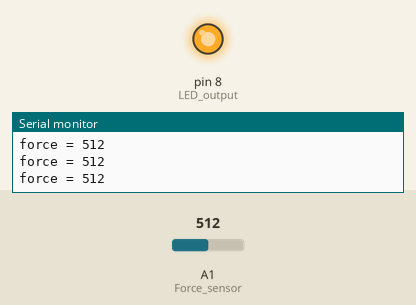
Simulated run of this sketch. Board: Arduino Uno, built with avr-gcc and run on an emulated ATmega328P. On the bench: output pins drawn as LEDs (lit = HIGH), the last lines printed to the serial monitor. Inputs (shaded band) come from the test bench; at power-on: A1 (Force_sensor) = 512.

Above: at 1.2 s.
1.3 s: A1 (Force_sensor) set to 110
2.8 s: A1 (Force_sensor) set to 89
At 3.8 s:
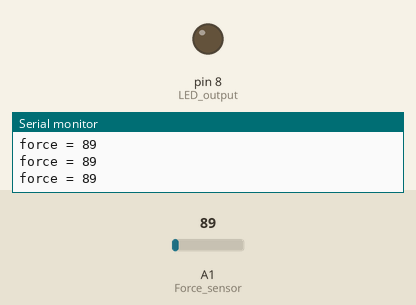
4.3 s: A1 (Force_sensor) set to 122
At 5.1 s:
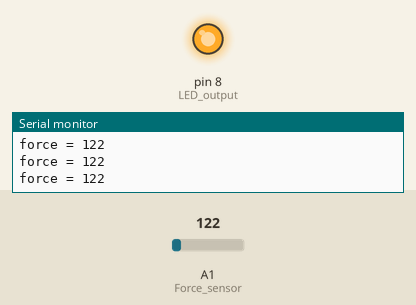
5.8 s: A1 (Force_sensor) set to 90
At 6.4 s:
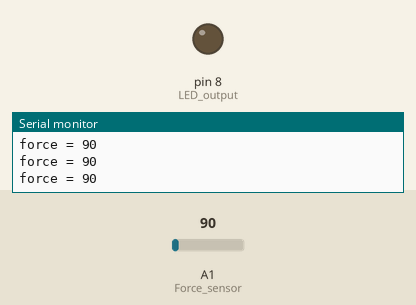
Timing chart, 0 to 8.3 s (numbered marks = the images above; inputs shaded):
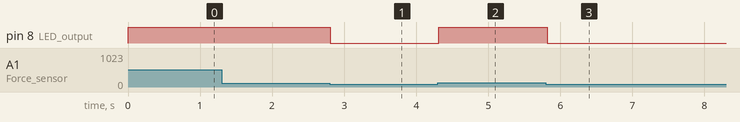

The sketch:

force_sensor_led.ino
```cpp
void setup()
{
  pinMode(A1, INPUT); // Force sensor
  pinMode(8, OUTPUT); // LED output
  Serial.begin(9600); // Start serial communication
}

void loop()
{
  int forceSensor = analogRead(A1); // Read sensor value

  if (forceSensor > 100) {
    digitalWrite(8, HIGH); // Turn LED on
  } else {
    digitalWrite(8, LOW); // Turn LED off
  }

  Serial.print("force = ");
  Serial.println(forceSensor);
  delay(100);
}
```

Measured:
- the behaviour switches between 101 and 100 on A1 (Force_sensor) (found by bisection; images 0 and 1)
- after the input at 2.8 s, pin 8 (LED_output): HIGH → LOW at once
- after the input at 4.3 s, pin 8 (LED_output): LOW → HIGH at once
- after the input at 5.8 s, pin 8 (LED_output): HIGH → LOW at once
